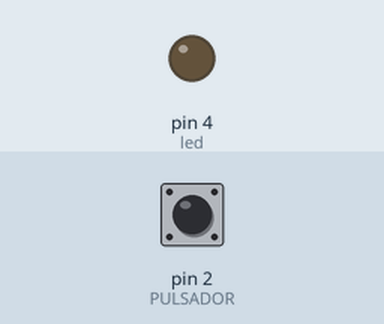
This sketch was run on a simulated Arduino Uno, built with avr-gcc and run on an emulated ATmega328P. On the bench: output pins drawn as LEDs (lit = HIGH). Dashed ring = blinking. The inputs (shaded band) are chosen by the test bench; at power-on: pin 2 (PULSADOR) HIGH.

Above: at 1.2 s.
1.3 s: pin 2 (PULSADOR) pulled LOW for 3.2 s
At 1.7 s:
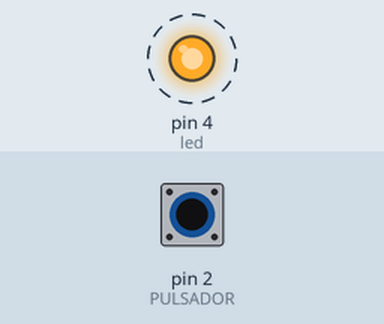
6.0 s: pin 2 (PULSADOR) pulled LOW for 0.15 s
At 6.5 s:
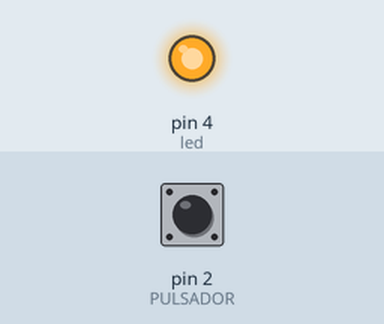
7.6 s: pin 2 (PULSADOR) pulled LOW for 1 s
At 8.9 s:
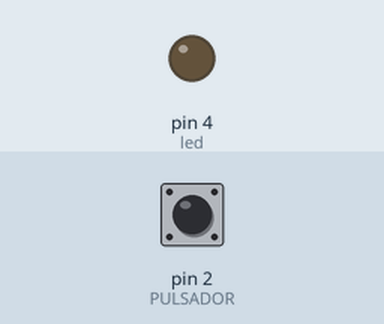
Timing chart, 0 to 10.6 s (numbered marks = the images above; inputs shaded):
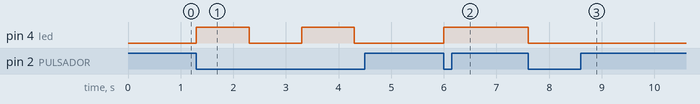

The sketch:

botonAInterruptor.ino
```cpp
int PULSADOR = 2;
int led = 4;
int estado = 0;
int estadoLed = 0;
void setup() {
  pinMode(PULSADOR, INPUT);
  pinMode(led, OUTPUT);
  digitalWrite(led, LOW);

}

void loop() {
  estado = digitalRead(PULSADOR);
  if (estado == LOW) {
    estadoLed = digitalRead(4);
    digitalWrite(led, !estadoLed); // cambia el estado
    delay(1000);
  }
}
```

Measured:
- after the input at 1.3 s, pin 4 (led): alternates HIGH for 1.0 s and LOW for 1.0 s, starting at once
- after the input at 6.0 s, pin 4 (led): LOW → HIGH at once
- after the input at 7.6 s, pin 4 (led): HIGH → LOW at once
